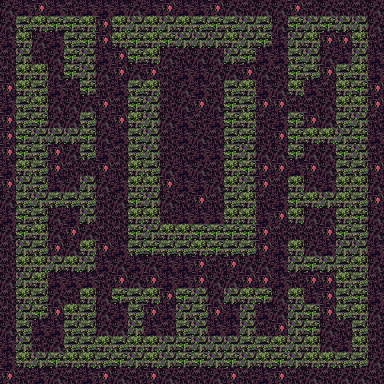

Tiled map render using the project's own tile images. Description and the map definition, with tile-layer contents summarised, below:
An orthogonal 24x24 tile map with 16x16 px tiles, 1 tile layer (tile) and 97 objects.

<map version="1.0" tiledversion="1.1.2" orientation="orthogonal" renderorder="right-down" width="24" height="24" tilewidth="16" tileheight="16" infinite="0" nextobjectid="161">
 <tileset firstgid="1" source="tileset.tsx" />
 <layer name="tile" width="24" height="24">
  <data>[576 cells, 576 non-empty, 8 distinct tile ids]</data>
 </layer>
 <objectgroup name="furniture">
  <object id="44" gid="56" x="80" y="176" width="16" height="16" />
  <object id="46" gid="56" x="288" y="176" width="16" height="16" />
  <object id="47" gid="56" x="288" y="240" width="16" height="16" />
  <object id="49" gid="56" x="80" y="288" width="16" height="16" />
  <object id="50" gid="56" x="96" y="304" width="16" height="16" />
  <object id="51" gid="56" x="160" y="304" width="16" height="16" />
  <object id="52" gid="56" x="208" y="304" width="16" height="16" />
  <object id="53" gid="56" x="272" y="304" width="16" height="16" />
  <object id="54" gid="56" x="288" y="288" width="16" height="16" />
  <object id="55" gid="10" x="96" y="32" width="16" height="16" />
  <object id="56" gid="10" x="128" y="80" width="16" height="16" />
  <object id="57" gid="10" x="240" y="80" width="16" height="16" />
  <object id="58" gid="10" x="272" y="32" width="16" height="16" />
  <object id="59" gid="70" x="176" y="64" width="16" height="16" />
  <object id="60" gid="70" x="192" y="64" width="16" height="16" />
  <object id="61" gid="72" x="176" y="128" width="16" height="16" />
  <object id="62" gid="72" x="192" y="112" width="16" height="16" />
  <object id="65" gid="76" x="304" y="96" width="16" height="16" />
  <object id="66" gid="76" x="64" y="128" width="16" height="16" />
  <object id="67" gid="76" x="64" y="160" width="16" height="16" />
  <object id="68" gid="76" x="64" y="224" width="16" height="16" />
  <object id="69" gid="76" x="64" y="304" width="16" height="16" />
  <object id="70" gid="76" x="112" y="320" width="16" height="16" />
  <object id="71" gid="76" x="144" y="336" width="16" height="16" />
  <object id="72" gid="76" x="208" y="336" width="16" height="16" />
  <object id="73" gid="76" x="256" y="336" width="16" height="16" />
  <object id="74" gid="76" x="304" y="304" width="16" height="16" />
  <object id="75" gid="76" x="320" y="240" width="16" height="16" />
  <object id="76" gid="76" x="320" y="160" width="16" height="16" />
  <object id="86" gid="49" x="176" y="224" width="16" height="16">
   <properties>
    <property name="activationtarget" value="[[5,6],[5,10],[5,14],[5,17],[18,6],[18,10],[18,14],[18,17]]" />
   </properties>
  </object>
  <object id="87" gid="49" x="192" y="224" width="16" height="16">
   <properties>
    <property name="activationtarget" value="[[6,18],[10,18],[13,18],[17,18]]" />
   </properties>
  </object>
  <object id="90" gid="72" x="192" y="176" width="16" height="16" />
  <object id="91" gid="12" x="320" y="80" width="16" height="16" />
  <object id="92" gid="12" x="320" y="320" width="16" height="16" />
  <object id="93" gid="12" x="48" y="320" width="16" height="16" />
  <object id="94" gid="12" x="48" y="80" width="16" height="16" />
  <object id="95" gid="68" x="336" y="352" width="16" height="16" />
  <object id="96" gid="74" x="48" y="128" width="16" height="16" />
  <object id="97" gid="74" x="48" y="176" width="16" height="16" />
  <object id="98" gid="74" x="48" y="224" width="16" height="16" />
  <object id="99" gid="74" x="64" y="288" width="16" height="16" />
  <object id="100" gid="74" x="96" y="336" width="16" height="16" />
  <object id="101" gid="74" x="144" y="320" width="16" height="16" />
  <object id="102" gid="74" x="208" y="320" width="16" height="16" />
  <object id="103" gid="74" x="256" y="320" width="16" height="16" />
  <object id="104" gid="74" x="320" y="304" width="16" height="16" />
  <object id="105" gid="74" x="304" y="240" width="16" height="16" />
  <object id="106" gid="74" x="320" y="176" width="16" height="16" />
  <object id="107" gid="74" x="304" y="112" width="16" height="16" />
  <object id="108" gid="74" x="336" y="48" width="16" height="16" />
  <object id="109" gid="74" x="320" y="48" width="16" height="16" />
  <object id="110" gid="74" x="32" y="64" width="16" height="16" />
  <object id="111" gid="74" x="32" y="48" width="16" height="16" />
  <object id="112" gid="74" x="48" y="64" width="16" height="16" />
  <object id="116" gid="74" x="32" y="352" width="16" height="16" />
  <object id="117" gid="74" x="32" y="336" width="16" height="16" />
  <object id="118" gid="74" x="48" y="336" width="16" height="16" />
  <object id="120" gid="70" x="176" y="192" width="16" height="16" />
  <object id="121" gid="70" x="192" y="192" width="16" height="16" />
  <object id="122" gid="65" x="176" y="208" width="16" height="16" />
  <object id="123" gid="65" x="160" y="176" width="16" height="16" />
  <object id="124" gid="73" x="160" y="208" width="16" height="16" />
  <object id="125" gid="73" x="192" y="208" width="16" height="16" />
  <object id="126" gid="73" x="208" y="208" width="16" height="16" />
  <object id="127" gid="73" x="208" y="192" width="16" height="16" />
  <object id="128" gid="73" x="192" y="176" width="16" height="16" />
  <object id="129" gid="73" x="208" y="144" width="16" height="16" />
  <object id="130" gid="73" x="176" y="128" width="16" height="16" />
  <object id="131" gid="65" x="208" y="208" width="16" height="16" />
  <object id="132" gid="65" x="160" y="208" width="16" height="16" />
  <object id="133" gid="51" x="48" y="192" width="16" height="16">
   <properties>
    <property name="activationtarget" value="[[3,4]]" />
   </properties>
  </object>
  <object id="134" gid="51" x="320" y="128" width="16" height="16">
   <properties>
    <property name="activationtarget" value="[[20,4]]" />
   </properties>
  </object>
  <object id="135" gid="57" x="288" y="112" width="16" height="16" />
  <object id="136" gid="57" x="80" y="240" width="16" height="16" />
  <object id="137" gid="51" x="320" y="192" width="16" height="16">
   <properties>
    <property name="activationtarget" value="[[20,19]]" />
   </properties>
  </object>
  <object id="138" gid="51" x="48" y="256" width="16" height="16">
   <properties>
    <property name="activationtarget" value="[[3,19]]" />
   </properties>
  </object>
  <object id="139" gid="71" x="176" y="160" width="16" height="16" />
  <object id="140" gid="57" x="80" y="112" width="16" height="16" />
  <object id="141" gid="72" x="176" y="144" width="16" height="16" />
  <object id="142" gid="71" x="192" y="128" width="16" height="16" />
  <object id="143" gid="71" x="192" y="144" width="16" height="16" />
  <object id="144" gid="52" x="272" y="144" width="16" height="16" />
  <object id="145" gid="52" x="96" y="208" width="16" height="16" />
  <object id="146" gid="52" x="144" y="288" width="16" height="16" />
  <object id="147" gid="52" x="224" y="288" width="16" height="16" />
 </objectgroup>
 <objectgroup name="item">
  <object id="150" gid="222" x="336" y="352" width="16" height="16" />
  <object id="160" gid="212" x="192" y="192" width="16" height="16" />
 </objectgroup>
 <objectgroup name="creature">
  <object id="151" gid="249" x="336" y="64" width="16" height="16" />
  <object id="152" gid="250" x="48" y="48" width="16" height="16" />
  <object id="153" gid="250" x="48" y="352" width="16" height="16" />
  <object id="154" gid="250" x="304" y="192" width="16" height="16" />
  <object id="155" gid="250" x="48" y="96" width="16" height="16" />
  <object id="156" gid="250" x="112" y="336" width="16" height="16" />
  <object id="157" gid="250" x="160" y="336" width="16" height="16" />
  <object id="158" gid="250" x="224" y="320" width="16" height="16" />
  <object id="159" gid="250" x="272" y="320" width="16" height="16" />
 </objectgroup>
 <objectgroup name="description">
  <!-- 1 objects omitted --></objectgroup>
</map>
<!-- 1 of 97 objects omitted -->
